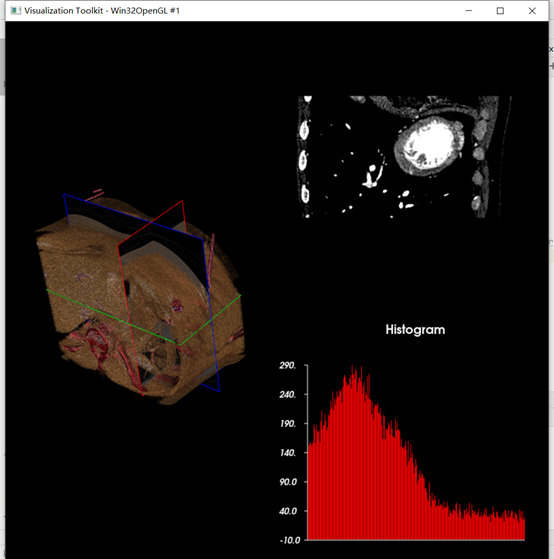

The Python source for this figure:
import vtk
import colorsys

dir_ = r"CT"

# Read data
reader = vtk.vtkDICOMImageReader()
reader.SetDirectoryName(dir_)
reader.Update()

W,H,D = reader.GetOutput().GetDimensions()
X,Y,Z = reader.GetOutput().GetSpacing()
A,B = reader.GetOutput().GetScalarRange()
print("Dimension", W,H,D)
print("Voxel resolution",X,Y,Z)
print("Intensities",A,B)

# Create colour transfer function
colorFunc = vtk.vtkColorTransferFunction()
colorFunc.AddRGBPoint(-3024, 0.0, 0.0, 0.0)
colorFunc.AddRGBPoint(-77, 0.54902, 0.25098, 0.14902)
colorFunc.AddRGBPoint(94, 0.882353, 0.603922, 0.290196)
colorFunc.AddRGBPoint(179, 1, 0.937033, 0.954531)
colorFunc.AddRGBPoint(260, 0.615686, 0, 0)
colorFunc.AddRGBPoint(3071, 0.827451, 0.658824, 1)

# Create opacity transfer function
alphaChannelFunc = vtk.vtkPiecewiseFunction()
alphaChannelFunc.AddPoint(-3024, 0.0)
alphaChannelFunc.AddPoint(-77, 0.0)
alphaChannelFunc.AddPoint(94, 0.29)
alphaChannelFunc.AddPoint(179, 0.55)
alphaChannelFunc.AddPoint(260, 0.84)
alphaChannelFunc.AddPoint(3071, 0.875)

# Instantiate necessary classes and create VTK pipeline
volume = vtk.vtkVolume()
ren = vtk.vtkRenderer()
ren.SetViewport(0, 0, 0.5, 1)
renWin = vtk.vtkRenderWindow()
renWin.AddRenderer(ren)
iren = vtk.vtkRenderWindowInteractor()
iren.SetInteractorStyle(vtk.vtkInteractorStyleTrackballCamera())
iren.SetRenderWindow(renWin)
renWin.SetSize(800, 800)

# Define volume mapper
volumeMapper = vtk.vtkSmartVolumeMapper()
volumeMapper.SetInputConnection(reader.GetOutputPort())

# Define volume properties
volumeProperty = vtk.vtkVolumeProperty()
volumeProperty.SetScalarOpacity(alphaChannelFunc)
volumeProperty.SetColor(colorFunc)
volumeProperty.ShadeOn()

# Set the mapper and volume properties
volume.SetMapper(volumeMapper)
volume.SetProperty(volumeProperty)

# Define volume mapper
volumeMapper = vtk.vtkSmartVolumeMapper()
volumeMapper.SetInputConnection(reader.GetOutputPort())

# Define volume properties
volumeProperty = vtk.vtkVolumeProperty()
volumeProperty.SetScalarOpacity(alphaChannelFunc)
volumeProperty.SetColor(colorFunc)
volumeProperty.ShadeOn()

# Set the mapper and volume properties
volume.SetMapper(volumeMapper)
volume.SetProperty(volumeProperty)

# Add volume to renderer
ren.AddVolume(volume)

RGB_tuples = [(1, 0, 0), (0, 1, 0), (0, 0, 1)]  # define colors for plane outline

# Define look up table for displaying the data
table = vtk.vtkLookupTable()
table.SetRange(-1000, 3072)
table.SetRampToLinear()
table.SetValueRange(0, 1)
table.SetHueRange(0.0, 1.0)
table.SetSaturationRange(0.0, 0.0)

mapToColors = vtk.vtkImageMapToColors()
mapToColors.SetInputConnection(reader.GetOutputPort())
mapToColors.SetLookupTable(table)
mapToColors.Update()

# A picker is used to get information about the volume
picker = vtk.vtkCellPicker()
picker.SetTolerance(0.005)

# Define plane widgets for x, y and z
planeWidgetX, planeWidgetY, planeWidgetZ = [vtk.vtkImagePlaneWidget() for i in range(3)]

# Set plane properties
for plane, axtext, wgtcolor, ind in zip((planeWidgetX, planeWidgetY, planeWidgetZ), ("x", "y", "z"),
                                        ((0.5, 0, 0.5), (0.5, 0.5, 0), (0, 0.5, 0.5)), range(3)):
    plane.SetInputConnection(reader.GetOutputPort())
    plane.SetPlaneOrientation(ind)
    plane.DisplayTextOn()
    plane.SetSliceIndex(100)
    plane.SetPicker(picker)
    plane.SetLookupTable(table)
    plane.SetColorMap(mapToColors)
    plane.SetKeyPressActivationValue(axtext)
    prop = plane.GetPlaneProperty()
    prop.SetColor(RGB_tuples[ind])

# Place plane widget and set interactor
for plane in (planeWidgetX, planeWidgetY, planeWidgetZ):
    plane.SetCurrentRenderer(ren)
    plane.SetInteractor(iren)
    plane.PlaceWidget()
    plane.On()

# create VTK pipeline
ren2 = vtk.vtkRenderer()
imageActor2 = vtk.vtkImageActor()
ren2.SetViewport(0.5, 0.5, 1.0, 1.0)

renWin.Render()

# Create histogram object
histogram = vtk.vtkImageAccumulate()
histogram.SetComponentExtent(0, 255, 0, 0, 0, 0)
histogram.SetComponentOrigin(0, 0, 0)
histogram.SetComponentSpacing(1, 0, 0)
histogram.IgnoreZeroOff()

def GetSample(obj, ev):
    # Get the observed plane and bind it
    planeX = GetSample.planeX
    imageActor2.SetInputData(planeX.GetResliceOutput())
    ren2.AddActor(imageActor2)
    renWin.AddRenderer(ren2)

    # Set the number of scalar components to 3,
    # otherwise vtkImageAccumulate can't process it.
    # planeX.GetResliceOutput().AllocateScalars(vtk.VTK_INT, 3)

    # Set the input data for histogram
    histogram.SetInputData(planeX.GetResliceOutput())
    histogram.Update()

    # Construct an array to store the histogram
    red = [1, 0, 0]
    frequencies = vtk.vtkIntArray()
    frequencies.SetNumberOfComponents(1)
    frequencies.SetNumberOfTuples(256)
    o = histogram.GetOutput()
    output = o.GetPointData().GetScalars()
    j = 0
    while j < 256:
        frequencies.SetTuple1(j, output.GetValue(j))
        j = j + 1

    # Convert the array to vtkDataObject
    dataObject = vtk.vtkDataObject()

    dataObject.GetFieldData().AddArray(frequencies)

    # Create a barChart to display the histogram
    barChart = vtk.vtkBarChartActor()

    barChart.SetInput(dataObject)
    barChart.SetTitle("Histogram")
    barChart.GetPositionCoordinate().SetValue(0.05, 0.05, 0.0)
    barChart.GetPosition2Coordinate().SetValue(0.95, 0.85, 0.0)
    barChart.GetProperty().SetColor(1, 1, 1)
    barChart.GetLegendActor().SetNumberOfEntries(dataObject.GetFieldData().GetArray(0).GetNumberOfTuples())
    barChart.LegendVisibilityOff()
    barChart.LabelVisibilityOff()

    count = 0
    while count < 256:
        barChart.SetBarColor(count, red)
        count += 1

    # Visualize the histogram
    ren3 = vtk.vtkRenderer()
    ren3.SetViewport(0.5, 0, 1.0, 0.5)
    ren3.AddActor(barChart)
    renWin.AddRenderer(ren3)


# Setup the mouse event observer
GetSample.planeX = planeWidgetX
iren.AddObserver('EndInteractionEvent', GetSample)


iren.Start()
